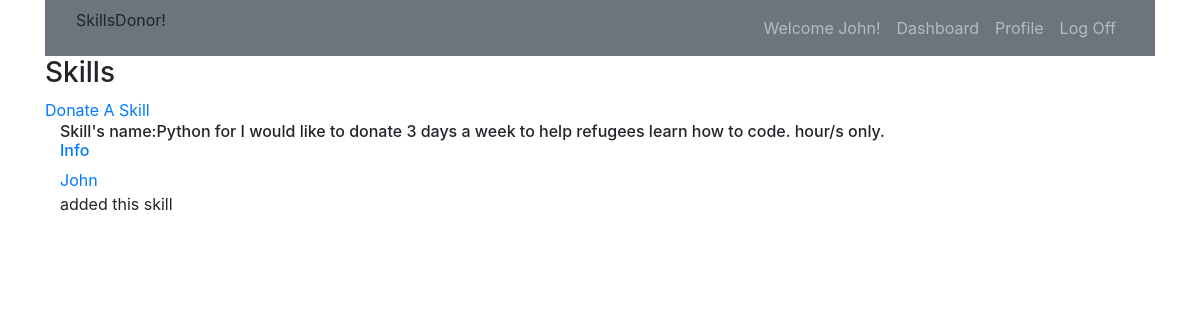
The app's page /dashboard (signed in), older data.
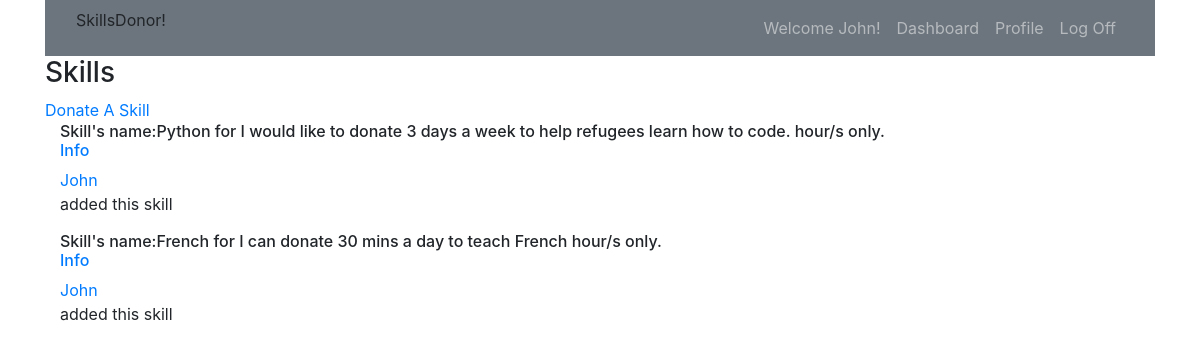
The same page, newer data.
### skills_app/models.py (models this page shows)
class Skill(models.Model):
    posted_by = models.ForeignKey(User, related_name = "user_skills", on_delete=models.CASCADE, null=True, blank = True)
    location = models.CharField(max_length=14)
    skill= models.TextField()
    profession= models.CharField(max_length=20)
    time= models.CharField(max_length=10)
    objects = SkillManager()

class User(models.Model):
    first_name = models.CharField(max_length=12)
    last_name = models.CharField(max_length= 14)
    email = models.CharField(max_length=55)
    password = models.CharField(max_length=20)
    confirmpw = models.CharField(max_length = 20)
    bio= models.TextField()
    profile_img= models.ImageField(upload_to="images", null=True)
    created_at = models.DateTimeField(auto_now_add=True)
    updated_at = models.DateTimeField(auto_now= True)
    objects = UserManager()

### skills_app/views.py (the view)
# urls.py: path('dashboard', views.dashboard),
def dashboard(request):
    if 'user_id' not in request.session:
        return redirect('/')
    user = User.objects.get(id = request.session['user_id'])
    context = {
        'user': user,
        'skills': Skill.objects.all(),
    }
    return render(request, "dashboard.html",context)

### skills_app/templates/dashboard.html (shortened to what this page needs)
<!DOCTYPE html>
<html lang="en">
<head>
    <link rel="stylesheet" href="https://maxcdn.bootstrapcdn.com/bootstrap/4.0.0/css/bootstrap.min.css"
>
</head>
<body>
<div class="container mx-auto">
    <nav class="navbar navbar-expand-sm bg-secondary navbar-dark">
        <div class="col-sm-4 col-md-4">
            <p>SkillsDonor!</p>
        </div>
    <div class="col">
        <ul class="navbar-nav float-sm-right">
            <li class="nav-item">
                <a class="nav-link" href="#"> Welcome {{ user.first_name }}!</a>
            </li>
            <li class="nav-item">
                <a class="nav-link" href="/dashboard">Dashboard</a>
            </li>
            <li class="nav-item">
                <a class="nav-link" href="/user/{{user.id}}">Profile</a>
            </li>
            <li class="nav-item">
                <a class="nav-link" href="/logout">Log Off</a>
            </li>
        </ul>
    </div>
    </nav>
    <h3>Skills</h3>
    <a href="/skill_form">Donate A Skill</a>
    {% for skill in skills %}
    <div class="container-fluid">
        <h6>Skill's name:{{skill.skill}} for {{skill.time}} hour/s only.<br><a href="/skill/{{skill.id}}">Info</a>  </h6>
            <a href="/user/{{skill.posted_by.id}}">{{skill.posted_by.first_name}}</a><p>added this skill</p>
    </div>
    {% endfor %}
</div>
</body>
</html>

Row changes from the older to the newer data that the page shows:
added Skill: skill "French", time "I can donate 30 mins a day to teach French", posted_by.first_name "John"
